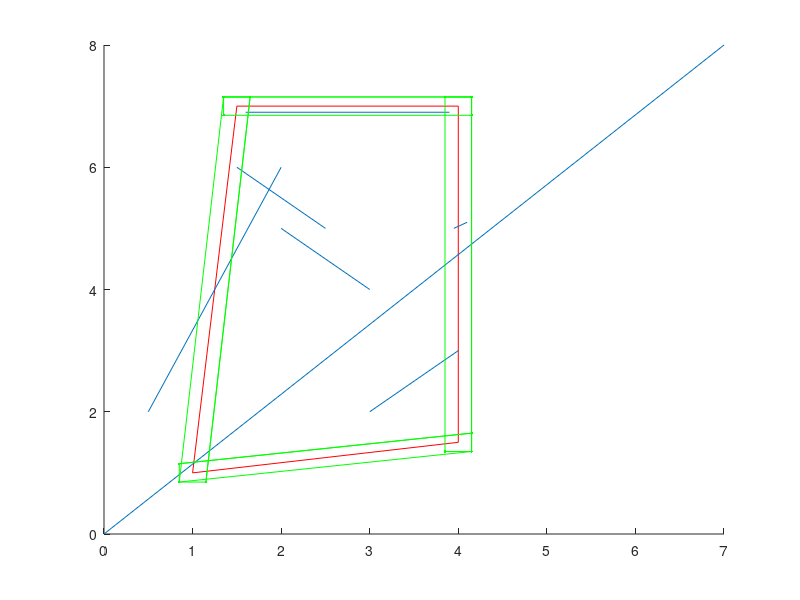

The MATLAB script that drew this image:
%This is Eric Peshkin's super swell Building Hypothesis Code. Welcome. I have
%updated the comments so they should be more descriptive. Also, the very
%last step may change substantially depending on how one interprets
%Saeedi's code. I will be checking this in class tomorrow and then changing
%or not changing it afterwards, appropriately.

%Inputs are a list of X1...X4 and Y1...Y4 as building hypotheses where each
%XN = [xn1 , xn2] and each YN = [yn1 , yn2]
%Random lines are of the form [[xk1,xk2;yk1,yk2],[x(k+1)1,x(k+1)2;y(k+1)1,y(k+2)2]...]
%(see linecell in code for an example of the other lines format)

%Output is explained in comment at bottom of code.

%VARIABLES TO TINKER WITH:
tuberad = 0.15; %The radius of the tubes (also determines the parallel "height beyond lines"
mintheta = 15; %The value of degrees for which all relevant 'other' lines must be within relative to the 'hypothesis' line in question.

%Generate sample hypotheses. We want 4. This is for the sake of testing
%things.
%Hypothesis:
X1=[1,1.5];
Y1=[1,7];
h1 = line(X1,Y1,'color','red');
X2=[1.5,4];
Y2=[7,7];
h2 = line(X2,Y2,'color','red');
X3=[4,4];
Y3=[1.5,7];
h3 = line(X3,Y3,'color','red');
X4=[1,4];
Y4=[1,1.5];
h4 = line(X4,Y4,'color','red');

%Other Lines:
X100=[0.5,2];
Y100=[2,6];
r100 = line(X100,Y100);
X101=[0,7];
Y101=[0,8];
r101 = line(X101,Y101);
X102=[1.6,3.9];
Y102=[6.9,6.9];
r102 = line(X102,Y102);
X103=[3.95,4.1];
Y103=[5,5.1];
r103 = line(X103,Y103);
X104=[2,3];
Y104=[5,4];
r104 = line(X104,Y104);
X105=[1.5,2.5];
Y105=[6,5];
r105 = line(X105,Y105);
X106=[3,4];
Y106=[2,3];
r106 = line(X106,Y106);
%Note: "Hypothesis" is in red. "Non-hypothesis" lines are in blue. 
%Note: for these purposes, 0-99 are hypotheses, 100-199 are random lines, 200+ are tubes. 

%STEP 1: Tube Creation. Tube is in green. Want a tube for every line in
%hypothesis. 
%Tube 1: Left Side TOTALLY TUBULAR!
hold on
tx1 = [X1(2)+tuberad,X1(1)+tuberad,X1(1)-tuberad,X1(2)-tuberad,X1(2)+tuberad,X1(1)+tuberad];
ty1 = [Y1(2)+tuberad,Y1(1)-tuberad,Y1(1)-tuberad,Y1(2)+tuberad,Y1(2)+tuberad,Y1(1)-tuberad];
plot(tx1,ty1,'.-','color','green')
%Tube 2: Top Side TUBULAR MY MAN! (Top - Bot = pos)
tx2 = [X2(1)-tuberad,X2(2)+tuberad,X2(2)+tuberad,X2(1)-tuberad,X2(1)-tuberad,X2(2)+tuberad];
ty2 = [Y2(1)+tuberad,Y2(2)+tuberad,Y2(2)-tuberad,Y2(1)-tuberad,Y2(1)+tuberad,Y2(2)+tuberad];
plot(tx2,ty2,'.-','color','green')
%Tube 3: Right Side TUBULAR DUDE! (Top - Bot = pos)
tx3 = [X3(1)+tuberad,X3(2)+tuberad,X3(2)-tuberad,X3(1)-tuberad,X3(1)+tuberad,X3(2)+tuberad];
ty3 = [Y3(1)-tuberad,Y3(2)+tuberad,Y3(2)+tuberad,Y3(1)-tuberad,Y3(1)-tuberad,Y3(2)+tuberad];
plot(tx3,ty3,'.-','color','green')
%Tube 4: Bottom Side TUBULAR BRO! (Top - Bot = positive)
tx4 = [X4(1)-tuberad,X4(2)+tuberad,X4(2)+tuberad,X4(1)-tuberad,X4(1)-tuberad,X4(2)+tuberad];
ty4 = [Y4(1)+tuberad,Y4(2)+tuberad,Y4(2)-tuberad,Y4(1)-tuberad,Y4(1)+tuberad,Y4(2)+tuberad];
plot(tx4,ty4,'.-','color','green')

%STEP 2: Find all lines that are fully or partially within the tubes. (From
%the set of III-A-5
%(use inpolygon to determine whether both endpoints are in the tube)

%Check all lines for interior of Tube 1:

%Linelist is list of suspect lines. Currently as [[x1,x2;y1,y2]]
linelist = [[0.5,2;2,6],[0,7;0,8],[1.6,3.9;6.9,6.9],[3.95,4.1;5,5.1],[2,3;5,4],[1.5,2.5;6,5],[3,4;2,3]];
linecell = cell(length(linelist)/2,1);
for i = 1:(length(linelist)/2);
    linecell{i,1} = linelist(4*i-3:4*i);
end
Tube1Array = [];
Tube2Array = [];
Tube3Array = [];
Tube4Array = [];
for k = linelist;
    [in] = inpolygon(k(1),k(2),tx1,ty1);
    Tube1Array = cat(1,Tube1Array,[in]);
end
for k = linelist;
    [in] = inpolygon(k(1),k(2),tx2,ty2);
    Tube2Array = cat(1,Tube2Array,[in]);
end
for k = linelist;
    [in] = inpolygon(k(1),k(2),tx3,ty3);
    Tube3Array = cat(1,Tube3Array,[in]);
end
for k = linelist;
    [in] = inpolygon(k(1),k(2),tx4,ty4);
    Tube4Array = cat(1,Tube4Array,[in]);
end
%TubeNArray is a vertical matrix for which every row corresponds to a
%point for tube 1:N. Every second row begins a new "line". 
%Let's split this into 7 2x1 doubles, each of which contains a single "line's" validity info.
Tube1Lines = mat2cell(Tube1Array,zeros(1,(size(Tube1Array,1)/2))+2,[1]);
Tube2Lines = mat2cell(Tube2Array,zeros(1,(size(Tube2Array,1)/2))+2,[1]);
Tube3Lines = mat2cell(Tube3Array,zeros(1,(size(Tube3Array,1)/2))+2,[1]);
Tube4Lines = mat2cell(Tube4Array,zeros(1,(size(Tube4Array,1)/2))+2,[1]);

%Now we will seperate any lines that "fit" (or one pt in the line is in the
%polygon, to check for the entire line in polygon switch to [0;0] on all.)
%The process will be carried out for each line one at a time from now on.
%Tube 1:
count = 0;
for k = 1:length(Tube1Lines);
    if cell2mat(Tube1Lines(k)) == [1;1]; %%%%%%
        %counter variable to determine size of the chosen lines cell.
        count = count+1;
    end
    
end
chosenlinescell = cell(count,1);
count2 = 1;
for k = 1:length(Tube1Lines);
    if cell2mat(Tube1Lines(k)) == [1;1];
        %select the matrices of lines information such that they are within
        %the tubes
        tubelinecoords = vec2mat(cell2mat(linecell(k)),2);
        chosenlinescell{count2,1} = tubelinecoords;
        count2 = count2 + 1;
    end
end

%Now we have a cell array that contains the matrices of every [x1,x2;y1,y2]
%line that is within each tube for Tube 1 in chosenlinescell. 


%(Still for tube 1, can copy-paste or try to automate in some complicated
%way. Consider both, even if just for learning value)
%STEP 3: Remove lines with an orientation difference from the side higher
%than 15%
%Remember hypothesis is X1,Y1. 
for k = 1:length(chosenlinescell);
    hypothline = cell2mat(chosenlinescell(k));
    linepointA = hypothline(1:2);
    linepointB = hypothline(3:4); 
    randlinevec = (linepointB - linepointA);     
    x1y1 = [X1(1),Y1(1)];
    x2y2 = [X1(2),Y1(2)];
    hypothvec = (x2y2-x1y1);
    dotp = dot(randlinevec,hypothvec);
    magA = norm(randlinevec);
    magB = norm(hypothvec);
    costheta = dotp/(magA * magB);
    thetarads = acos(costheta);
    thetadeg = thetarads * (180/pi);
    %Now we have our angle in degrees.
    %Let's remove the vectors that are more than 15 degrees different
    if thetadeg > mintheta;
        if thetadeg < 360-mintheta; 
        chosenlinescell{k,1} = NaN;  
        %Now anywhere this was true, the chosenlines cell contains NaN
        end 
    end 
end
%STEP 4: Now we project each selected line on the "closest side of the
%hypothesis," which based on how this code is written is already determined.
projectorcell1 = chosenlinescell;
scorecelltube1 = projectorcell1;
for k = 1:length(chosenlinescell);
    if isnan(chosenlinescell{k}) == 0;
        hypothline = cell2mat(chosenlinescell(k));
        linepointA = hypothline(1:2);
        linepointB = hypothline(3:4); 
        randlinevec = (linepointB - linepointA);
        x1y1 = [X1(1),Y1(1)];
        x2y2 = [X1(2),Y1(2)];
        hypothvec = (x2y2-x1y1);
        %Project randlinevec onto hypothvec.
        projection =(dot(randlinevec,hypothvec)/norm(hypothvec)^2)*hypothvec;
        %Create a cell to keep the projection information in for ease of
        %access. This may never be called again, idk. 
        projectorcell1{k} = projection;
        %STEP 5: Calculate normalized coverage due to line projection.
        normedcov = norm(projection)/norm(hypothvec);
        if normedcov > 1;
            %Adjust for the fact some lines may be far beyond the boundary
            %of our hypothesis and they don't deserve a higher score.
            normedcov = normedcov^-1;
        end 
        %Scorecell contains the normalized projection scores and NaN's
        %where a line was not utilized because it did not fit criteria. 
       	scorecelltube1{k} = normedcov;    
    end 
end 

%TUBE 2
count = 0;
for k = 1:length(Tube2Lines);
    if cell2mat(Tube2Lines(k)) == [1;1]; 
        %counter variable to determine size of the chosen lines cell.
        count = count+1;

    end 
end
chosenlinescell2 = cell(count,1);
count2 = 1;
for k = 1:length(Tube2Lines);
    if cell2mat(Tube2Lines(k)) == [1;1];
        %select the matrices of lines information such that they are within
        %the tubes
        tubelinecoords = vec2mat(cell2mat(linecell(k)),2);
        chosenlinescell2{count2,1} = tubelinecoords;
        count2 = count2 + 1;
    end
end

%Now we have a cell array that contains the matrices of every [x1,x2;y1,y2]
%line that is within each tube for Tube 2 in chosenlinescell. 

%STEP 3: Remove lines with an orientation difference from the side higher
%than 15%
%Remember hypothesis is X1,Y1. 
for k = 1:length(chosenlinescell2);
    hypothline = cell2mat(chosenlinescell2(k));
    linepointA = hypothline(1:2);
    linepointB = hypothline(3:4); 
    randlinevec = (linepointB - linepointA);     
    x1y1 = [X1(1),Y1(1)];
    x2y2 = [X1(2),Y1(2)];
    hypothvec = (x2y2-x1y1);
    dotp = dot(randlinevec,hypothvec);
    magA = norm(randlinevec);
    magB = norm(hypothvec);
    costheta = dotp/(magA * magB);
    thetarads = acos(costheta);
    thetadeg = thetarads * (180/pi);
    %Now we have our angle in degrees.
    %Let's remove the vectors that are more than 15 degrees different
    if thetadeg > mintheta;
        if thetadeg < 360-mintheta; 
        chosenlinescell2{k,1} = NaN;  
        %Now anywhere this was true, the chosenlines cell contains NaN
        end 
    end 
end
%STEP 4: Now we project each selected line on the "closest side of the
%hypothesis," which based on how this code is written is already determined.
projectorcell2 = chosenlinescell2;
scorecelltube2 = projectorcell2;
for k = 1:length(chosenlinescell2);
    if isnan(chosenlinescell2{k}) == 0;
        hypothline = cell2mat(chosenlinescell2(k));
        linepointA = hypothline(1:2);
        linepointB = hypothline(3:4); 
        randlinevec = (linepointB - linepointA);
        x1y1 = [X1(1),Y1(1)];
        x2y2 = [X1(2),Y1(2)];
        hypothvec = (x2y2-x1y1);
        %Project randlinevec onto hypothvec.
        projection =(dot(randlinevec,hypothvec)/norm(hypothvec)^2)*hypothvec;
        %Create a cell to keep the projection information in for ease of
        %access. This may never be called again, idk. 
        projectorcell2{k} = projection;
        %STEP 5: Calculate normalized coverage due to line projection.
        normedcov = norm(projection)/norm(hypothvec);
        if normedcov > 1;
            %Adjust for the fact some lines may be far beyond the boundary
            %of our hypothesis and they don't deserve a higher score.
            normedcov = normedcov^-1;
        end 
        %Scorecell contains the normalized projection scores and NaN's
        %where a line was not utilized because it did not fit criteria. 
       	scorecelltube2{k} = normedcov;    
    end 
end 
%Tube 3
count = 0;
for k = 1:length(Tube3Lines);
    if cell2mat(Tube3Lines(k)) == [1;1]; %COULDN'T GET "OR" "|" OPERATOR TO WORK!!!!!
        %counter variable to determine size of the chosen lines cell.
        count = count+1;
    end
end
chosenlinescell3 = cell(count,1);
count2 = 1;
for k = 1:length(Tube3Lines);
    if cell2mat(Tube3Lines(k)) == [1;1];
        %select the matrices of lines information such that they are within
        %the tubes
        tubelinecoords = vec2mat(cell2mat(linecell(k)),2);
        chosenlinescell3{count2,1} = tubelinecoords;
        count2 = count2 + 1;
    end
end

%Now we have a cell array that contains the matrices of every [x1,x2;y1,y2]
%line that is within each tube for Tube 1 in chosenlinescell. 


%(Still for tube 1, can copy-paste or try to automate in some complicated
%way. Consider both, even if just for learning value)
%STEP 3: Remove lines with an orientation difference from the side higher
%than 15%
%Remember hypothesis is X1,Y1. 
for k = 1:length(chosenlinescell3);
    hypothline = cell2mat(chosenlinescell3(k));
    linepointA = hypothline(1:2);
    linepointB = hypothline(3:4); 
    randlinevec = (linepointB - linepointA);     
    x1y1 = [X1(1),Y1(1)];
    x2y2 = [X1(2),Y1(2)];
    hypothvec = (x2y2-x1y1);
    dotp = dot(randlinevec,hypothvec);
    magA = norm(randlinevec);
    magB = norm(hypothvec);
    costheta = dotp/(magA * magB);
    thetarads = acos(costheta);
    thetadeg = thetarads * (180/pi);
    %Now we have our angle in degrees.
    %Let's remove the vectors that are more than 15 degrees different
    if thetadeg > mintheta;
        if thetadeg < 360-mintheta; 
        chosenlinescell3{k,1} = NaN;  
        %Now anywhere this was true, the chosenlines cell contains NaN
        end 
    end 
end
%STEP 4: Now we project each selected line on the "closest side of the
%hypothesis," which based on how this code is written is already determined.
projectorcell3 = chosenlinescell3;
scorecelltube3 = projectorcell3;
for k = 1:length(chosenlinescell3);
    if isnan(chosenlinescell3{k}) == 0;
        hypothline = cell2mat(chosenlinescell3(k));
        linepointA = hypothline(1:2);
        linepointB = hypothline(3:4); 
        randlinevec = (linepointB - linepointA);
        x1y1 = [X1(1),Y1(1)];
        x2y2 = [X1(2),Y1(2)];
        hypothvec = (x2y2-x1y1);
        %Project randlinevec onto hypothvec.
        projection =(dot(randlinevec,hypothvec)/norm(hypothvec)^2)*hypothvec;
        %Create a cell to keep the projection information in for ease of
        %access. This may never be called again, idk. 
        projectorcell3{k} = projection;
        %STEP 5: Calculate normalized coverage due to line projection.
        normedcov = norm(projection)/norm(hypothvec);
        if normedcov > 1;
            %Adjust for the fact some lines may be far beyond the boundary
            %of our hypothesis and they don't deserve a higher score.
            normedcov = normedcov^-1;
        end 
        %Scorecell contains the normalized projection scores and NaN's
        %where a line was not utilized because it did not fit criteria. 
       	scorecelltube3{k} = normedcov;    
    end 
end

%Tube 4
count = 0;
for k = 1:length(Tube4Lines);
    if cell2mat(Tube4Lines(k)) == [1;1]; %COULDN'T GET "OR" "|" OPERATOR TO WORK!!!!!
        %counter variable to determine size of the chosen lines cell.
        count = count+1;
    end
end
chosenlinescell4 = cell(count,1);
count2 = 1;
for k = 1:length(Tube4Lines);
    if cell2mat(Tube4Lines(k)) == [1;1];
        %select the matrices of lines information such that they are within
        %the tubes
        tubelinecoords = vec2mat(cell2mat(linecell(k)),2);
        chosenlinescell4{count2,1} = tubelinecoords;
        count2 = count2 + 1;
    end
end

%Now we have a cell array that contains the matrices of every [x1,x2;y1,y2]
%line that is within each tube for Tube 1 in chosenlinescell. 


%(Still for tube 1, can copy-paste or try to automate in some complicated
%way. Consider both, even if just for learning value)
%STEP 3: Remove lines with an orientation difference from the side higher
%than 15%
%Remember hypothesis is X1,Y1. 
for k = 1:length(chosenlinescell4);
    hypothline = cell2mat(chosenlinescell4(k));
    linepointA = hypothline(1:2);
    linepointB = hypothline(3:4); 
    randlinevec = (linepointB - linepointA);     
    x1y1 = [X1(1),Y1(1)];
    x2y2 = [X1(2),Y1(2)];
    hypothvec = (x2y2-x1y1);
    dotp = dot(randlinevec,hypothvec);
    magA = norm(randlinevec);
    magB = norm(hypothvec);
    costheta = dotp/(magA * magB);
    thetarads = acos(costheta);
    thetadeg = thetarads * (180/pi);
    %Now we have our angle in degrees.
    %Let's remove the vectors that are more than 15 degrees different
    if thetadeg > mintheta;
        if thetadeg < 360-mintheta; 
        chosenlinescell4{k,1} = NaN;  
        %Now anywhere this was true, the chosenlines cell contains NaN
        end 
    end 
end
%STEP 4: Now we project each selected line on the "closest side of the
%hypothesis," which based on how this code is written is already determined.
projectorcell4 = chosenlinescell4;
scorecelltube4 = projectorcell4;
for k = 1:length(chosenlinescell4);
    if isnan(chosenlinescell4{k}) == 0;
        hypothline = cell2mat(chosenlinescell4(k));
        linepointA = hypothline(1:2);
        linepointB = hypothline(3:4); 
        randlinevec = (linepointB - linepointA);
        x1y1 = [X1(1),Y1(1)];
        x2y2 = [X1(2),Y1(2)];
        hypothvec = (x2y2-x1y1);
        %Project randlinevec onto hypothvec.
        projection =(dot(randlinevec,hypothvec)/norm(hypothvec)^2)*hypothvec;
        %Create a cell to keep the projection information in for ease of
        %access. This may never be called again, idk. 
        projectorcell4{k} = projection;
        %STEP 5: Calculate normalized coverage due to line projection.
        normedcov = norm(projection)/norm(hypothvec);
        if normedcov > 1;
            %Adjust for the fact some lines may be far beyond the boundary
            %of our hypothesis and they don't deserve a higher score.
            normedcov = normedcov^-1;
        end 
        %Scorecell contains the normalized projection scores and NaN's
        %where a line was not utilized because it did not fit criteria. 
       	scorecelltube4{k} = normedcov;   
    end 
end 
%Remember, chosenlinescellN and scorecelltubeN contain the vector form of
%the lines [x1,x2;y1,y2] and the scores for each line, respectively, at matching indices.

%Now we stop this tube-by-tube madness, and create the total "score", then find
%the lines that maximize that score.

%First, filter out those scorecellN's with no results.

if isempty(cell2mat(scorecelltube1)) == 1;
    scorecelltube1 = cell(1);
end 
if isempty(cell2mat(scorecelltube2)) == 1;
    scorecelltube2 = cell(1);
end 
if isempty(cell2mat(scorecelltube3)) == 1;
    scorecelltube3 = cell(1);
end 
if isempty(cell2mat(scorecelltube4)) == 1;
    scorecelltube4 = cell(1);
end 
%add the original hypoth lines to the end of cell of things being
%looped through in calculting score. add 'perfect score' to list of scores.
%Remember: things in chosenlinescell are now in [x1,y1;x2,y2]
chosenlinescell{(length(chosenlinescell)+1),1} = [X1(1),Y1(1);X1(2),Y1(2)];
chosenlinescell2{(length(chosenlinescell2)+1),1} = [X2(1),Y2(1);X2(2),Y2(2)];
chosenlinescell3{(length(chosenlinescell3)+1),1} = [X3(1),Y3(1);X3(2),Y3(2)];
chosenlinescell4{(length(chosenlinescell4)+1),1} = [X4(1),Y4(1);X4(2),Y4(2)];
scorecelltube1{(length(scorecelltube1)+1),1} = 1;
scorecelltube2{(length(scorecelltube2)+1),1} = 1;
scorecelltube3{(length(scorecelltube3)+1),1} = 1;
scorecelltube4{(length(scorecelltube4)+1),1} = 1;

fh = @(x) all(isnan(x(:)));
chosenlinescell(cellfun(fh, chosenlinescell)) = [];
chosenlinescell2(cellfun(fh, chosenlinescell2)) = [];
chosenlinescell3(cellfun(fh, chosenlinescell3)) = [];
chosenlinescell4(cellfun(fh, chosenlinescell4)) = [];
scorecelltube1(cellfun(fh, scorecelltube1)) = [];
scorecelltube2(cellfun(fh, scorecelltube2)) = [];
scorecelltube3(cellfun(fh, scorecelltube3)) = [];
scorecelltube4(cellfun(fh, scorecelltube4)) = [];

%Now we add all projected line "scores" and assocaite them with the coordinates of the four lines represented by the score . 
%Let's initialize the home cell for all this great information.
outputlinesandscores = cell(length(scorecelltube1)*length(scorecelltube2)*length(scorecelltube3)*length(scorecelltube4),2)
count = 0;
for k1 = 1:length(scorecelltube1);
    for k2 = 1:length(scorecelltube2);
        for k3 = 1:length(scorecelltube3);
            for k4 = 1:length(scorecelltube4);
               count = count + 1;
               comboscore = scorecelltube1{k1} + scorecelltube2{k2} + scorecelltube3{k3} + scorecelltube4{k4}; 
               scoredlines = [chosenlinescell{k1}, chosenlinescell2{k2}, chosenlinescell3{k3}, chosenlinescell4{k4}];
               outputlinesandscores{count, 1} = scoredlines;
               outputlinesandscores{count, 2} = comboscore; 
            
            
            end 
        end 
    end 
end


outputlinesandscores
%outputlinesandscores is a cell with two columns. The second contains the
%score associated with any four lines. The first contains the four lines in
%the format [x1, y1; x2, y2]*4, for the four lines. The first two columns
%within this column of outputlinesandscores belong to the first line, and so on. 


%Also do part D for monday 
